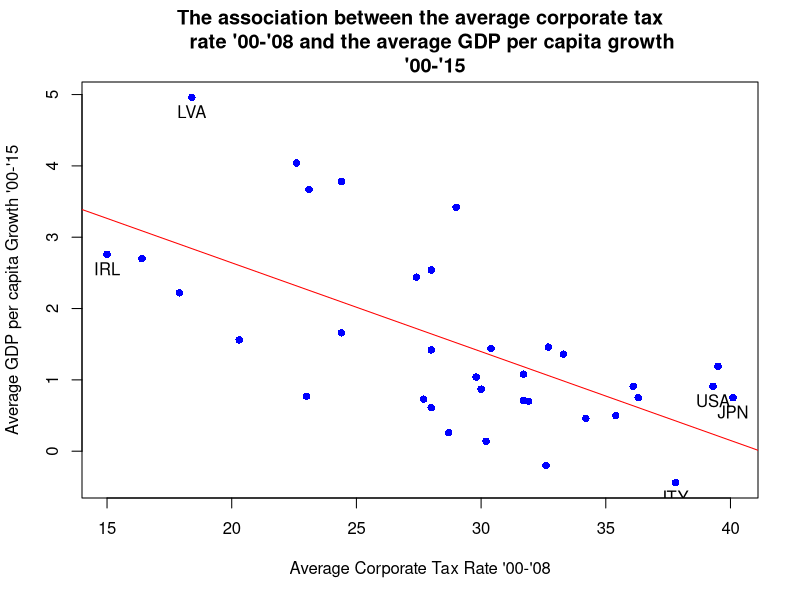

Generate this figure with R:
# Bill Henderson
# CSCI E-116 Section 1
# Assignment 01
# 2024Feb04

# Part A: Linear Regression: An Example of Turning A Small Dataset Into Knowledge
# Importing data
library(readxl)
corporate.tax = read_excel("P02_Corporate tax.xlsx")

# On Page 55, there are three equations. Replicate these regression results
model1 = lm(ypcg ~ ctax, data=corporate.tax)
summary(model1)

model2 = lm(ypcg ~ ctax + ypc2000, data=corporate.tax)
summary(model2)

model3 = lm(ypcg ~ ctax + ypc2000 + dty + ctax*dty, data=corporate.tax)
summary(model3)

# Based on Equation 3, use its coefficients (alpha and betas) to predict a hypothetical GDP 
# per capita growth rate when a country has a corporate tax rate = 20%, GDP per capita in
# 2000 = $10,000, and debt to GDP ratio = 35%
inputs = data.frame(ctax=20, ypc2000=10000, dty=35)
model3.prediction = predict(model3, inputs)
print("predicted GDP per capita: ")
print(unname(model3.prediction))
      
# Plot a chart similar to Figure 4. (The red line is a regression, fitted line)
plot(ypcg ~ ctax, 
     data=corporate.tax,
     main = "The association between the average corporate tax
     rate '00-'08 and the average GDP per capita growth 
     '00-'15",
     xlab = "Average Corporate Tax Rate '00-'08",
     ylab = "Average GDP per capita Growth '00-'15",
     col='blue',
     pch = 16
     )
abline(model1, col='red')

abbrs = data.frame(fullname = c("Ireland", "Latvia", "United States", "Japan", "Italy"),
                   abb = c("IRL", "LVA", "USA", "JPN", "ITY"))

for (i in seq_len(nrow(abbrs))){
  c = corporate.tax[corporate.tax$country==abbrs[i,]$fullname,]
  text(x=c$ctax,y=c$ypcg, labels = abbrs[i,]$abb, pos = 1)
}

